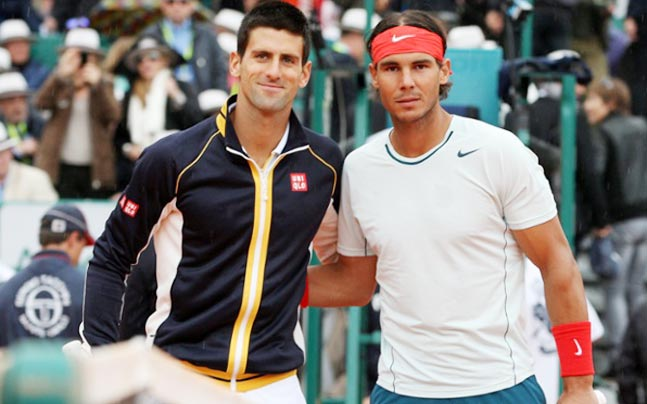
#> input picture faces.jpeg, 647 x 404 px, given in place of the camera
$ jupyter execute 'Object Tracking based on Colour.ipynb'   (text cells are left out)
#> lines starting #> are read from the running program, lines starting #| are printed output that depends on the picture; after the words box and inside, x2 and y2 are one past the last pixel; in counts of white or black regions, pixels touching at a corner belong together
[cell 1]
import numpy as np
import cv2

[cell 2]
col = np.uint8([[[0,0,255]]])
col_hsv = cv2.cvtColor(col,cv2.COLOR_BGR2HSV)
print(col_hsv)

[cell 3]
# define range of blue color in HSV (got approx values from above cell and tweaked them)
col_upper = np.array([30,190, 200])
col_lower = np.array([0,80,70])

[cell 4]
cap = cv2.VideoCapture(0)   #opening camera device

while(1):
#     Take each frame
      ret, frame = cap.read()
#> frame is the input picture: shape (404, 647, 3); mean B, G, R 121, 124.7, 130
      # if frame is read correctly ret is True
      if not ret:
        print("Can't receive frame (stream end?). Exiting ...")
        break
      hsv = cv2.cvtColor(frame, cv2.COLOR_BGR2HSV)
#> hsv: shape (404, 647, 3); mean H, S, V 70.2, 65.4, 140.9
#     Threshold the HSV image to get only red colors
      mask = cv2.inRange(hsv, col_lower, col_upper)
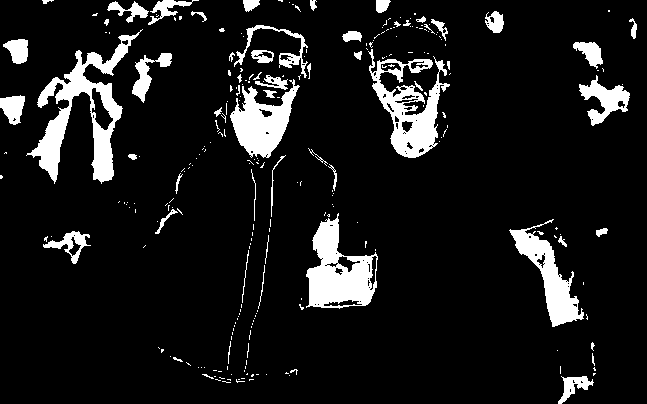
#> mask: shape (404, 647); 10% white; 260 white regions (202 under 20 px), largest, box (x1, y1, x2, y2) and area: (26, 29, 143, 184) 4801, (306, 213, 378, 309) 3653, (368, 49, 450, 158) 3466
#     Bitwise-AND mask and original image
      track = cv2.bitwise_and(frame, frame, mask = mask)
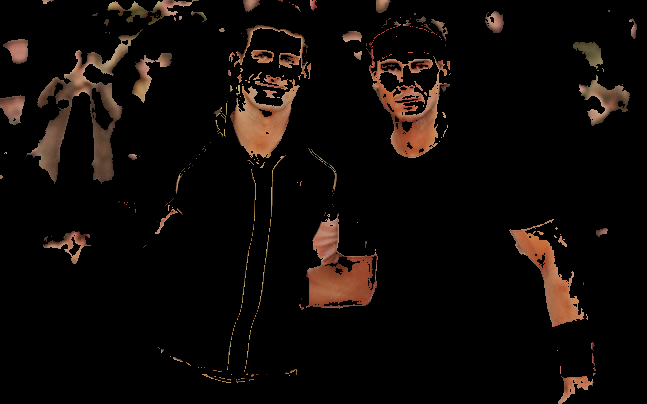
#> track: shape (404, 647, 3); mean B, G, R 7.2, 9.8, 14.8
#     Displaying windows
      cv2.imshow("Frame", frame)
      cv2.imshow("Mask", mask)
      cv2.imshow("Tracking", track)

      if(cv2.waitKey(5) & 0xFF) == ord("x"):
#> (key x is pressed here)
            break
cap.release()
cv2.destroyAllWindows()

$ run again, on federer.jpg
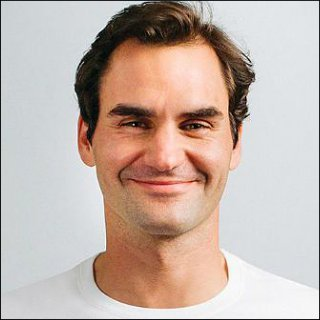
#> input picture federer.jpg, 320 x 320 px, given in place of the camera
#> frame is the input picture: shape (320, 320, 3); mean B, G, R 170.2, 179.1, 196.6
#> hsv: shape (320, 320, 3); mean H, S, V 62.2, 51.6, 200.3
#> `mask = cv2.inRange(hsv, col_lower, col_upper)`:
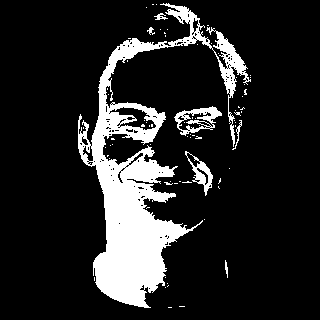
#> mask: shape (320, 320); 14.7% white; 75 white regions (68 under 20 px), largest, box (x1, y1, x2, y2) and area: (78, 3, 251, 308) 13760, (174, 106, 222, 136) 580, (185, 151, 213, 196) 379
#> `track = cv2.bitwise_and(frame, frame, mask = mask)`:
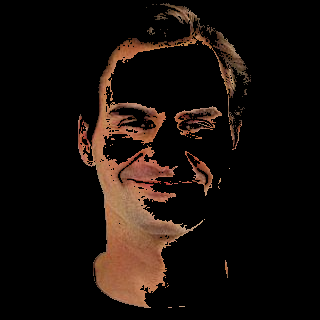
#> track: shape (320, 320, 3); mean B, G, R 10.5, 14.8, 23.1
